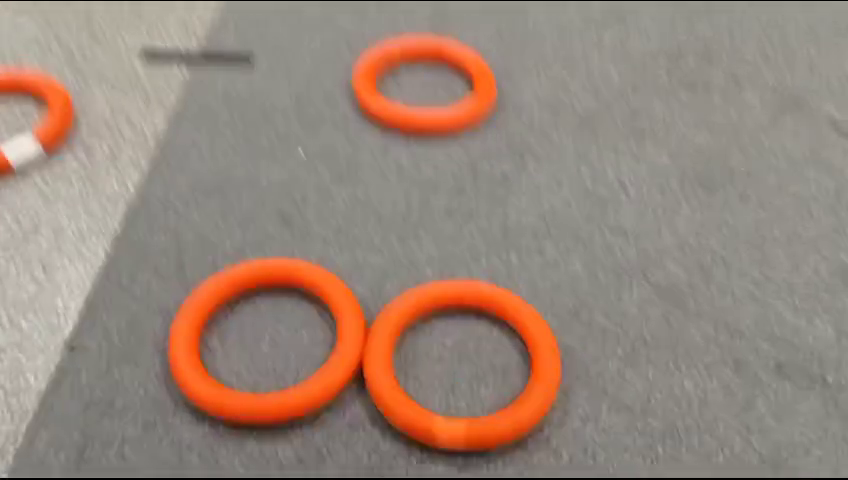
#> input picture img.PNG, 848 x 480 px, given in place of the camera
$ python 'saveeeeeeeee copy.py'
#> lines starting #> are read from the running program, lines starting #| are printed output that depends on the picture; after the words box and inside, x2 and y2 are one past the last pixel; in counts of white or black regions, pixels touching at a corner belong together
#> further down, img is the input picture: shape (480, 848, 3); mean B, G, R 122.3, 134.2, 152.5
import cv2
import numpy as np
import math
from typing import List, Tuple

# global variables go here:
FIELD_OF_VIEW = (63.3,49.7) # (x degrees, y degrees)
#for trigo
CAM_HEIGHT = 61.5 #in cm
CAM_PITCH_ANGLE = 48 #in degrees
CAM_YAW_ANGLE=24
X_OFFSET = 30 #in cm
Y_OFFSET = 31.3 #in cm
# Define lower and upper bounds for HSV color range
HSV_LOW_BOUND = np.array([0, 100, 100], np.uint8)
HSV_HIGH_BOUND = np.array([30, 255, 255], np.uint8)
# Define hierarchy indices
NEXT = 0
PREVIOUS = 1
FIRST_CHILD = 2
PARENT = 3
# Define kernels for smuthing and seperating donuts
SMOOTHING_KERNEL = np.ones((5,5),np.float32)/25
# ERODE_KERNEL = np.array([[0,1,0],[1,1,1],[0,1,0]], np.uint8)
ERODE_KERNEL = np.ones((7, 7), np.uint8)

MARKER1_POS = (69, 190)
MARKER2_POS = (73, 178)

# Reference marker expected HLS values
MARKER1_COLOR = (50, 205, 50) # #32cd32 Bright green
MARKER2_COLOR = (25, 255, 255) # #ffff19 Vivid Yellow


#find x and y angles of note

# [50 lines left out: functions calculate_angle, calculate_distance, convert_to_mid_of_robot, not called in this run]


def find_largest_contour_and_child(contours: List[np.ndarray], hierarchy: List[np.ndarray]) -> Tuple[int, int]:
    """Find the largest contour index and his child index

    Args:
        contours (list[np.ndarray]): The countours list
        hierarchy (list[np.ndarray]): The respective heirarchy list

    Returns:
        (int, int): the indexes of the largest contour and his child
    """

    largest_contour_index = max(range(len(contours)), key=lambda i: cv2.contourArea(contours[i]))

    child_index = hierarchy[largest_contour_index][FIRST_CHILD]
    biggest_child_contour_index = -1
    biggest_child_contour_area = 0

    while child_index != -1:
        child_contour = contours[child_index]
        child_contour_area = cv2.contourArea(child_contour)

        if child_contour_area > biggest_child_contour_area:
            biggest_child_contour_area = child_contour_area
            biggest_child_contour_index = child_index

        child_index = hierarchy[child_index][NEXT]
    return (largest_contour_index ,biggest_child_contour_index)


def get_exposure_increase(image, ref_pos, ref_color):

    # Get reference color RGB
#> called with ref_pos = (69, 190), ref_color = (50, 205, 50)
    ref_r, ref_g, ref_b = cv2.mean(ref_color)[:3]

    # Sample a 3x3 region around the pos
    x, y = ref_pos
    x1 = max(x-1,0)
    y1 = max(y-1,0)
    x2 = min(x+1, image.shape[1]-1)
#> x2 = 70
    y2 = min(y+1, image.shape[0]-1)
#> y2 = 191

    image_patch = image[y1:y2, x1:x2]
    b, g, r = cv2.mean(image_patch)[:3]
#> b = 170; g = 179; r = 185

    # Calculate luminances
    ref_lum = 0.299*ref_r + 0.587*ref_g + 0.114*ref_b
    img_lum = 0.299*r + 0.587*g + 0.114*b
#> img_lum = 179.8

    # Check for divide by 0
    if img_lum == 0:
        return 0

    ratio = ref_lum / img_lum
#> ratio = 0.169

    # Keep ratio within limits
    ratio = max(ratio, 0.01)
    ratio = min(ratio, 100)

    # Log scale
    log_ratio = np.log2(ratio)
#> log_ratio = -2.56

    # Round to nearest 10 ms
    ms = round(log_ratio * 100 / 10) * 10
#> ms = -260

    return ms

def expand_hsv_bounds(img, contour, hsv_low_bound, hsv_high_bound, neighborhood_size=5, tolerance=5):
    """
    Expand the HSV value bounds based on the pixels in the contours, their neighborhood, and additional mouse points.

    Args:
        img (np.ndarray): The input image.
        contour (np.ndarray): A contour representing the region of interest.
        hsv_low_bound (np.ndarray): The current lower HSV bound.
        hsv_high_bound (np.ndarray): The current upper HSV bound.
        neighborhood_size (int): The size of the neighborhood around each contour pixel.
        tolerance (int): The tolerance value for including neighboring pixels in the bounds.
        mouse_points (list): A list of (x, y) coordinates from mouse clicks.

    Returns:
        tuple: A tuple containing the updated HSV low and high bounds.
    """
    hsv_img = cv2.cvtColor(img, cv2.COLOR_BGR2HSV)
    updated_low_bound = hsv_low_bound.copy()
    updated_high_bound = hsv_high_bound.copy()

    for pixel in contour:
        x, y = pixel[0]
        for neighbor_x in range(max(0, x - neighborhood_size // 2), min(img.shape[1], x + neighborhood_size // 2 + 1)):
            for neighbor_y in range(max(0, y - neighborhood_size // 2), min(img.shape[0], y + neighborhood_size // 2 + 1)):
                neighbor_hsv = hsv_img[neighbor_y, neighbor_x]
                if np.all(np.abs(neighbor_hsv - hsv_low_bound) <= tolerance) or np.all(np.abs(neighbor_hsv - hsv_high_bound) <= tolerance):
                    updated_low_bound = np.minimum(updated_low_bound, neighbor_hsv - tolerance)
                    updated_high_bound = np.maximum(updated_high_bound, neighbor_hsv + tolerance)


    return updated_low_bound, updated_high_bound


# runPipeline() is called every frame by Limelight's backend.
def runPipeline(image, llrobot):
    global HSV_LOW_BOUND, HSV_HIGH_BOUND


    exposure_increase = (get_exposure_increase(image, MARKER1_POS, MARKER1_COLOR) + get_exposure_increase(image, MARKER2_POS, MARKER2_COLOR))/2
#> exposure_increase = -220

    dist = 0
    Angle = 0

    #blur the imagee to smooth it
    image = cv2.filter2D(image,-1,SMOOTHING_KERNEL)
    # Convert image to HSV color space
    hsv = cv2.cvtColor(image, cv2.COLOR_BGR2HSV)
#> hsv: shape (480, 848, 3); mean H, S, V 19.3, 41.1, 152.7
    # Create a mask based on the specified HSV color range
    mask = cv2.inRange(hsv, HSV_LOW_BOUND, HSV_HIGH_BOUND)
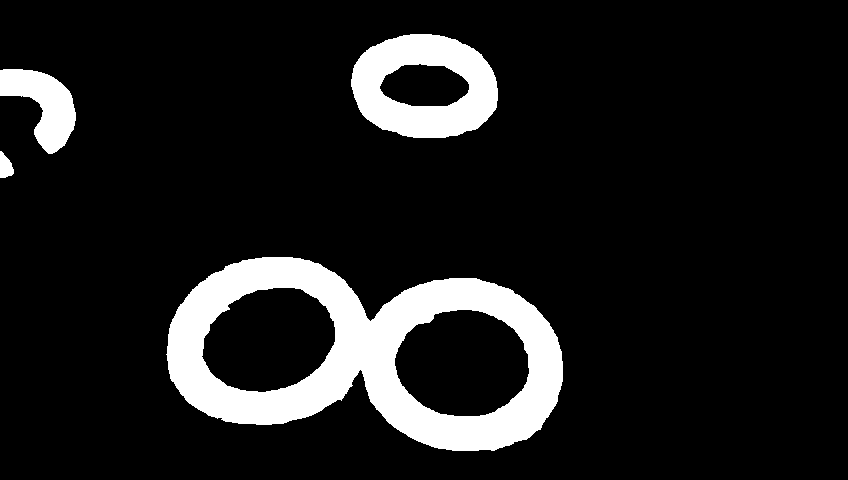
#> mask: shape (480, 848); 11.4% white; 4 white regions, box (x1, y1, x2, y2) and area: (166, 257, 563, 451) 33261, (351, 34, 498, 138) 9380, (0, 69, 76, 154) 3408, (0, 151, 14, 178) 262

    mask = cv2.erode(mask,ERODE_KERNEL)
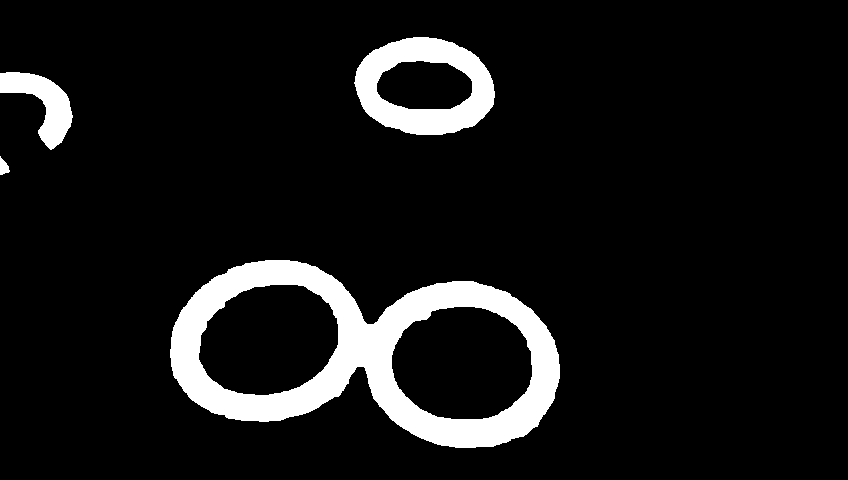
#> mask: shape (480, 848); 8.8% white; 4 white regions, box (x1, y1, x2, y2) and area: (170, 260, 560, 448) 26221, (354, 37, 495, 135) 7088, (0, 72, 73, 150) 2484, (0, 156, 10, 175) 117
    mask = cv2.dilate(mask,ERODE_KERNEL)
#> mask: shape (480, 848); 11.4% white; 4 white regions
    # Find contours in the mask
    contours, hierarchy = cv2.findContours(mask, cv2.RETR_TREE, cv2.CHAIN_APPROX_SIMPLE)
#> contours = 7 contours; box (x1, y1, x2, y2) and area: (167, 257, 563, 451) 54280, (351, 34, 498, 138) 12076, (394, 309, 530, 417) 11194, (201, 287, 336, 393) 10684, (0, 69, 76, 153) 3268, (379, 63, 470, 107) 2980, (0, 153, 13, 178) 221
    # Draw all contours on the original image
    #cv2.drawContours(image, contours, -1, (255, 0, 255), 3)
    # Process only if there are contours detected
    if len(contours) != 0:
        hierarchy = hierarchy[0]
        largest_contour_index, biggest_child_contour_index = find_largest_contour_and_child(contours, hierarchy)
#> in find_largest_contour_and_child, `largest_contour_index = max(range(len(contours)), key=lambda i: cv2.co..`: largest_contour_index = 0
#> in find_largest_contour_and_child, `child_index = hierarchy[largest_contour_index][FIRST_CHILD]`: child_index = 1
#> the loop in find_largest_contour_and_child, `while child_index != -1:` made 2 passes
#> (child_contour_area, biggest_child_contour_area, biggest_child_contour_index, child_index) on pass 1: (11194.5, 11194.5, 1, 2)
#> (child_contour_area, child_index) on pass 2: (10684.5, -1)
#> after the loop in find_largest_contour_and_child, `while child_index != -1:`: biggest_child_contour_area = 11194.5; biggest_child_contour_index = 1
#> largest_contour_index = 0; biggest_child_contour_index = 1
        HSV_LOW_BOUND, HSV_HIGH_BOUND = expand_hsv_bounds(img, contours[largest_contour_index], HSV_LOW_BOUND, HSV_HIGH_BOUND)
#> in expand_hsv_bounds, `hsv_img = cv2.cvtColor(img, cv2.COLOR_BGR2HSV)`: hsv_img: shape (480, 848, 3); mean H, S, V 19.6, 41.4, 152.6
#> the loop in expand_hsv_bounds, `for pixel in contour:` made 503 passes
#> (x, y) on passes 1 to 3: (262, 257), (261, 258), (255, 258)
#> HSV_LOW_BOUND = [0, 100, 100]; HSV_HIGH_BOUND = [30, 255, 255]
        print(HSV_LOW_BOUND)
#| [  0 100 100]
        print(HSV_HIGH_BOUND)
#| [ 30 255 255]
        cv2.drawContours(image, contours, largest_contour_index, (255, 0, 0), 5)
        # Draw the largest child contour
        if biggest_child_contour_index != -1:
            biggest_child_contour = contours[biggest_child_contour_index]
#> biggest_child_contour = contour of 149 points, box (x1, y1, x2, y2) (394, 309, 530, 417), area 11194
            cv2.drawContours(image, [biggest_child_contour], 0, (0, 255, 0), 2)

            outer_contour = contours[largest_contour_index]
#> outer_contour = contour of 503 points, box (x1, y1, x2, y2) (167, 257, 563, 451), area 54280
            inner_contour = contours[biggest_child_contour_index]
#> inner_contour has the same summary as biggest_child_contour

            # Check if both outer and inner contours have areas greater than 3600
            if (cv2.contourArea(outer_contour) > 100) and (cv2.contourArea(inner_contour) > 100):
                x, y, w, h = cv2.boundingRect(outer_contour)
#> x = 167; y = 257; w = 396; h = 194
                outer_aspect_ratio = float(w) / h
#> outer_aspect_ratio = 2.04
                outer_center = (int(x+(w/2)), int(y+(h/2)))
#> outer_center = (365, 354)
                cv2.circle(image, outer_center, 10, (255,255,255),-3)
                cv2.rectangle(image, (x, y), (x+w, y+h), (0, 255, 0), 5)

                x1, y1, w1, h1 = cv2.boundingRect(inner_contour)
#> x1 = 394; y1 = 309; w1 = 136; h1 = 108
                inner_aspect_ratio = float(w1) / h1
#> inner_aspect_ratio = 1.26
                inner_center = (int(x1+(w1/2)), int(y1+(h1/2)))
#> inner_center = (462, 363)
                cv2.circle(image, inner_center, 5, (0,0,0),-3)
#> image: shape (480, 848, 3); mean B, G, R 122.8, 136.5, 147.5
                cv2.rectangle(image, (x1, y1), (x1+w1, y1+h1), (255, 0, 0), 5)

                # Check if the aspect ratios and distance between centers meet the criteria
                if (abs(outer_aspect_ratio - inner_aspect_ratio) < 10) and (math.dist(outer_center, inner_center) < 20):
                    image = cv2.putText(image, 'probably donut?☺☻♥', (x, y), cv2.FONT_HERSHEY_SIMPLEX, 1, (255, 0, 255), 2, cv2.LINE_AA)
                    Angle, Angle_y = calculate_angle(FIELD_OF_VIEW, inner_center ,image, CAM_PITCH_ANGLE, CAM_YAW_ANGLE)
                    dist = calculate_distance(Angle_y,CAM_HEIGHT)

                else:
                    cv2.putText(image, 'coected note pls bump to seperate', (x, y), cv2.FONT_HERSHEY_SIMPLEX, 1, (0, 0, 0), 2, cv2.LINE_AA)
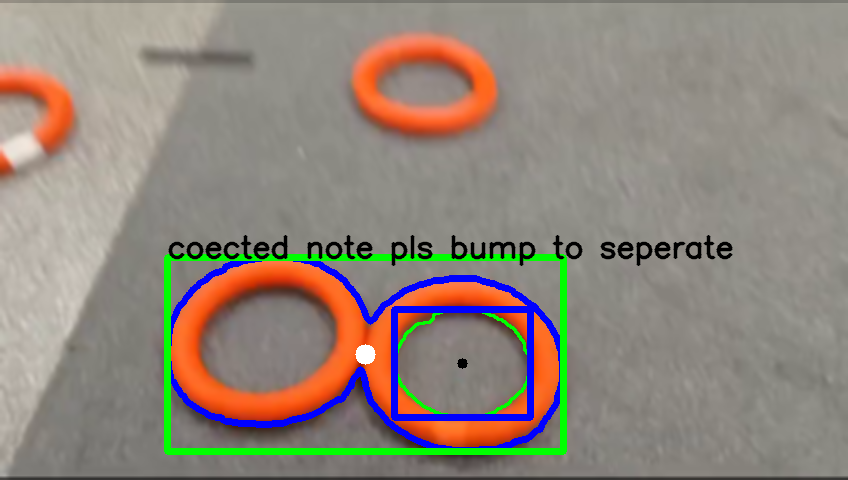
#> image: shape (480, 848, 3); mean B, G, R 123.7, 133.9, 144.7

        else:
            print("There is no child contour :(")

    llpython = [dist,Angle, exposure_increase]
#> llpython = [0, 0, -220]
    if (llpython[0] > 0):
        llpython = convert_to_mid_of_robot(llpython, X_OFFSET, Y_OFFSET)

    cv2.circle(image, MARKER1_POS, 5, MARKER1_COLOR,-1)
#> image: shape (480, 848, 3); 0.02% of pixels changed, all inside (x1, y1, x2, y2) = (64, 185, 75, 196)
    cv2.circle(image, MARKER2_POS, 5, MARKER2_COLOR,-1)
#> image: shape (480, 848, 3); mean B, G, R 123.6, 133.9, 144.7

    cv2.imshow("image",image)


    return contours, image, llpython

cap = cv2.VideoCapture(0)

while(1):

    ret, img = cap.read()

    runPipeline(img, 5)

    # Check for key press to exit
    k = cv2.waitKey(1) & 0xFF
#> (key Esc is pressed here)
    if k == 27:
        break

# Release the video capture and destroy all windows
cv2.destroyAllWindows()

$ run again, on note.jpeg
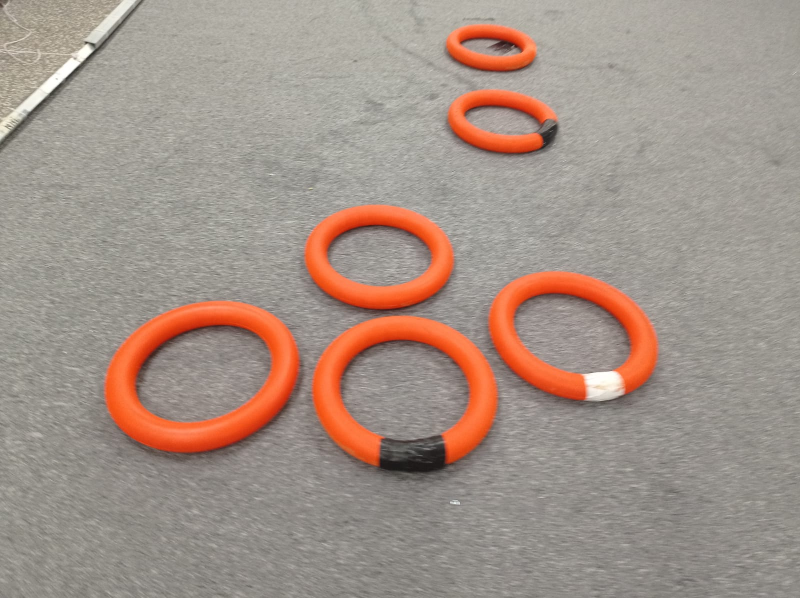
#> input picture note.jpeg, 1600 x 1196 px, given in place of the camera (shown at 1/2 size)
#> img is the input picture: shape (1196, 1600, 3); mean B, G, R 135.9, 146.1, 163.2
#> b = 234.8; g = 245.8; r = 249.8
#> img_lum = 245.7
#> ratio = 0.124
#> log_ratio = -3.01
#> ms = -300
#> exposure_increase = -230
#> hsv: shape (1196, 1600, 3); mean H, S, V 17.8, 35.4, 163.2
#> in runPipeline, `mask = cv2.erode(mask,ERODE_KERNEL)`:
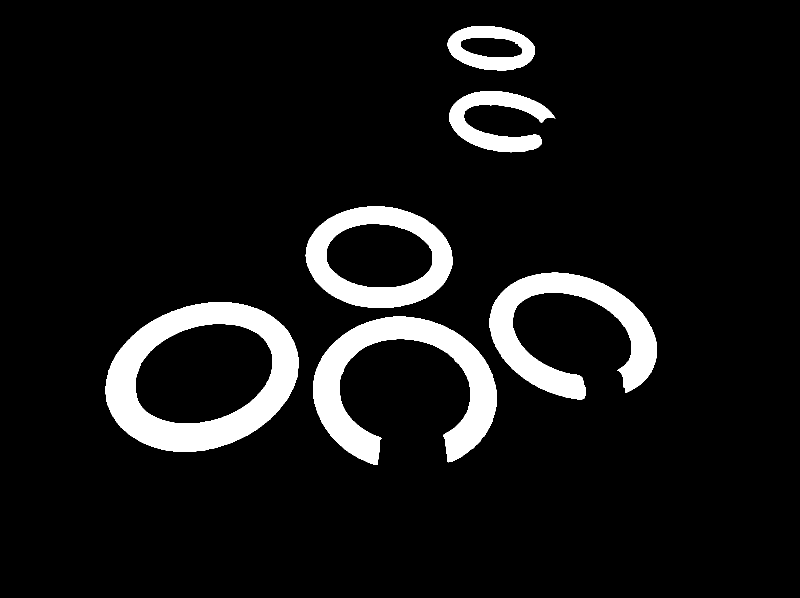
#> mask: shape (1196, 1600) (shown at 1/2 size); 8.4% white; 6 white regions, box (x1, y1, x2, y2) and area: (211, 604, 598, 904) 46885, (626, 633, 994, 930) 38036, (979, 545, 1314, 799) 31452, (611, 413, 906, 616) 25439, (898, 182, 1111, 305) 11451, (895, 52, 1070, 141) 8271
#> contours = 9 contours; largest, box (x1, y1, x2, y2) and area: (208, 601, 601, 907) 92626, (608, 410, 909, 619) 49527, (623, 630, 997, 933) 43622, (273, 650, 542, 845) 39616, (976, 542, 1317, 802) 36576
#> in find_largest_contour_and_child, `largest_contour_index = max(range(len(contours)), key=lambda i: cv2.co..`: largest_contour_index = 1
#> in find_largest_contour_and_child, `child_index = hierarchy[largest_contour_index][FIRST_CHILD]`: child_index = 2
#> the loop in find_largest_contour_and_child, `while child_index != -1:` made 1 pass
#> (child_contour_area, biggest_child_contour_area, biggest_child_contour_index, child_index) on pass 1: (39616, 39616, 2, -1)
#> after the loop in find_largest_contour_and_child, `while child_index != -1:`: biggest_child_contour_area = 39616; biggest_child_contour_index = 2
#> in runPipeline, `largest_contour_index, biggest_child_contour_index = find_largest_cont..`: largest_contour_index = 1; biggest_child_contour_index = 2
#> hsv_img: shape (1196, 1600, 3); mean H, S, V 18, 35.3, 163.2
#> the loop in expand_hsv_bounds, `for pixel in contour:` made 503 passes
#> (x, y) on passes 1 to 3: (429, 601), (428, 602), (413, 602)
#> HSV_LOW_BOUND = [0, 97, 95]; HSV_HIGH_BOUND = [30, 255, 255]
#| [ 0 97 95]
#| [ 30 255 255]
#> biggest_child_contour = contour of 322 points, box (x1, y1, x2, y2) (273, 650, 542, 845), area 39616
#> outer_contour = contour of 503 points, box (x1, y1, x2, y2) (208, 601, 601, 907), area 92626
#> inner_contour has the same summary as biggest_child_contour
#> in runPipeline, `x, y, w, h = cv2.boundingRect(outer_contour)`: x = 208; y = 601; w = 393; h = 306
#> outer_aspect_ratio = 1.28
#> outer_center = (404, 754)
#> x1 = 273; y1 = 650; w1 = 269; h1 = 195
#> inner_aspect_ratio = 1.38
#> inner_center = (407, 747)
#> in runPipeline, `image = cv2.putText(image, 'probably donut?☺☻♥', (x, y), cv2.FONT_HERS..`:
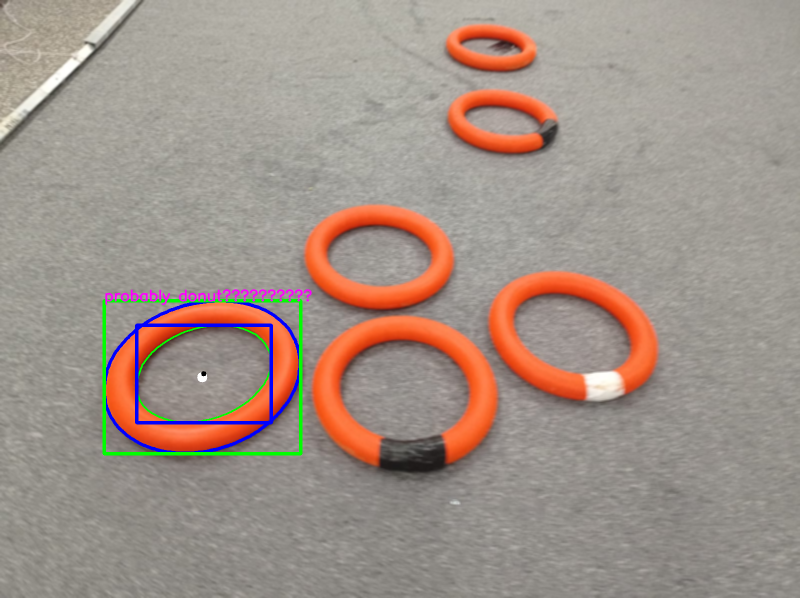
#> image: shape (1196, 1600, 3) (shown at 1/2 size); mean B, G, R 136.6, 146, 161.4
#> angle_x = -8.45
#> angle_y = 41.81
#> Angle = -8.45; Angle_y = 41.81
#> dist = 55
#> in runPipeline, `llpython = [dist,Angle, exposure_increase]`: llpython = [55, -8.45, -230]
#> distance = 55
#> in convert_to_mid_of_robot, `angle = llpython[1]`: angle = -8.45
#> angle_rad = -0.148
#> in convert_to_mid_of_robot, `y = distance * math.sin(angle_rad) + y_offset`: y = 23.22
#> in convert_to_mid_of_robot, `x = distance * math.cos(angle_rad) + x_offset`: x = 84.41
#> in convert_to_mid_of_robot, `angle = math.degrees(math.atan(y/x))`: angle = 15.38
#> in convert_to_mid_of_robot, `llpython = [math.hypot(x,y), angle]`: llpython = [87.54, 15.38]
